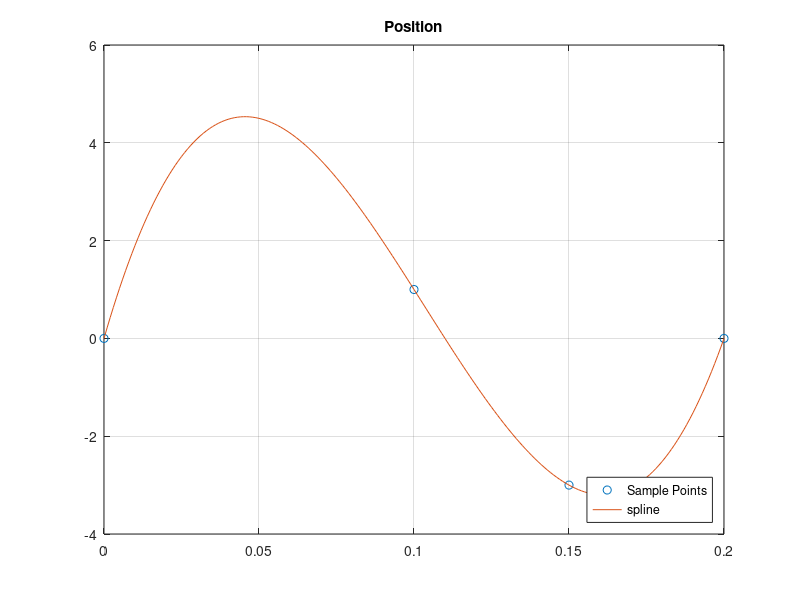

The MATLAB source for this figure: (Note: this script raises an error after producing the figure.)
% Matteo Pantano 
% Generation of Trajectories - Internship @ L.I.A.M Lab


close all

% Spline 3

x = [0 0.1 0.15 0.2]; 
y = [0 1 -3 0]; 
xq1 = 0:.001:0.2;
s = spline(x,y,xq1)
figure('Name','Spline','NumberTitle', 'off')
plot(x,y,'o',xq1,s,'-')
legend('Sample Points','spline','Location','SouthEast')
title('Position')
grid

diff(s,xq1)

% spectrogram
figure('Name','Spectrogram','NumberTitle', 'off')
spectrogram(s,'yaxis')
title('Spectrogram')

% fourier transform
B = fft(s);  
mB = abs(B);
pB = angle(B);
fB = (0:length(B)-1)*50/length(B);
figure('Name', 'FFT', 'NumberTitle','off')
subplot(2,1,1)
plot(fB,mB)
title('Magnitude')
grid

subplot(2,1,2)
plot(fB,rad2deg(pB))
title('Phase')
grid

% Saves position into an excel file
filename = 'Spline_POSITION.xlsx';
sheet = 1;
xlswrite(filename,s,sheet,'A1')
xlswrite(filename,xq1,sheet,'A2')